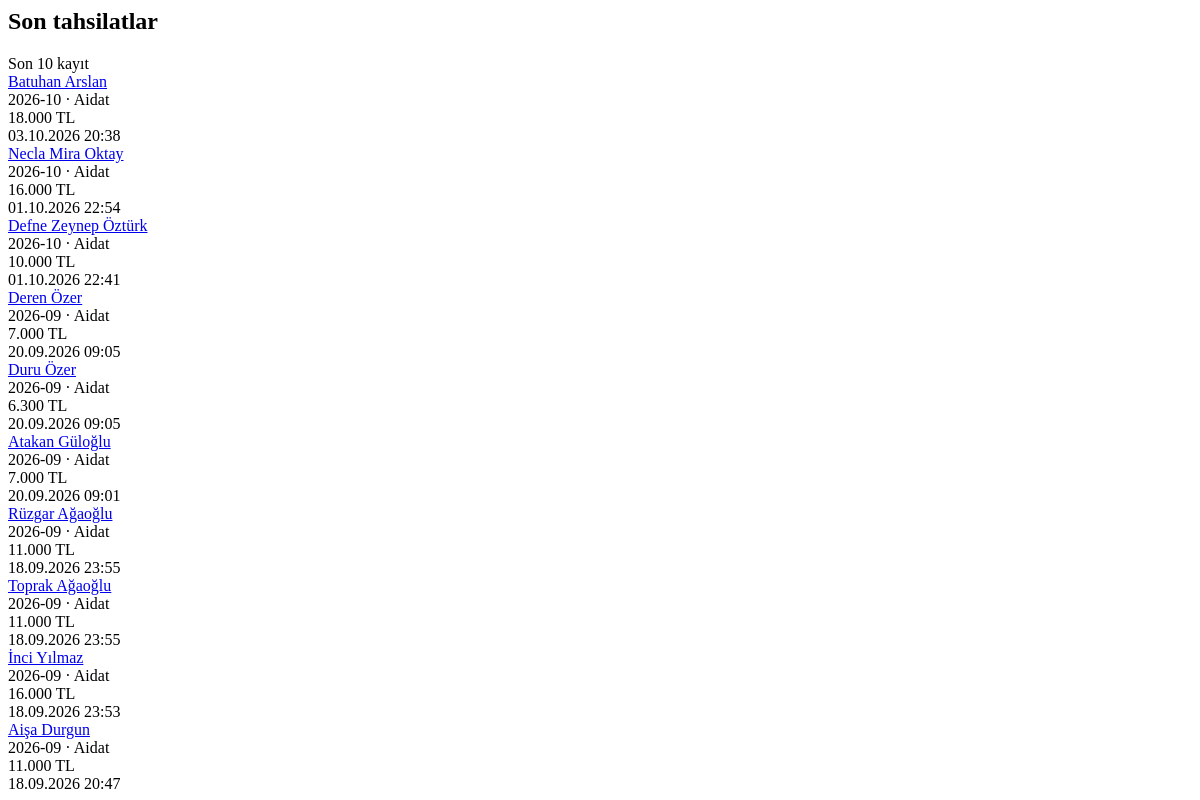
/dashboard/recent-payments/ (signed in), run on an earlier commit of the app's database.
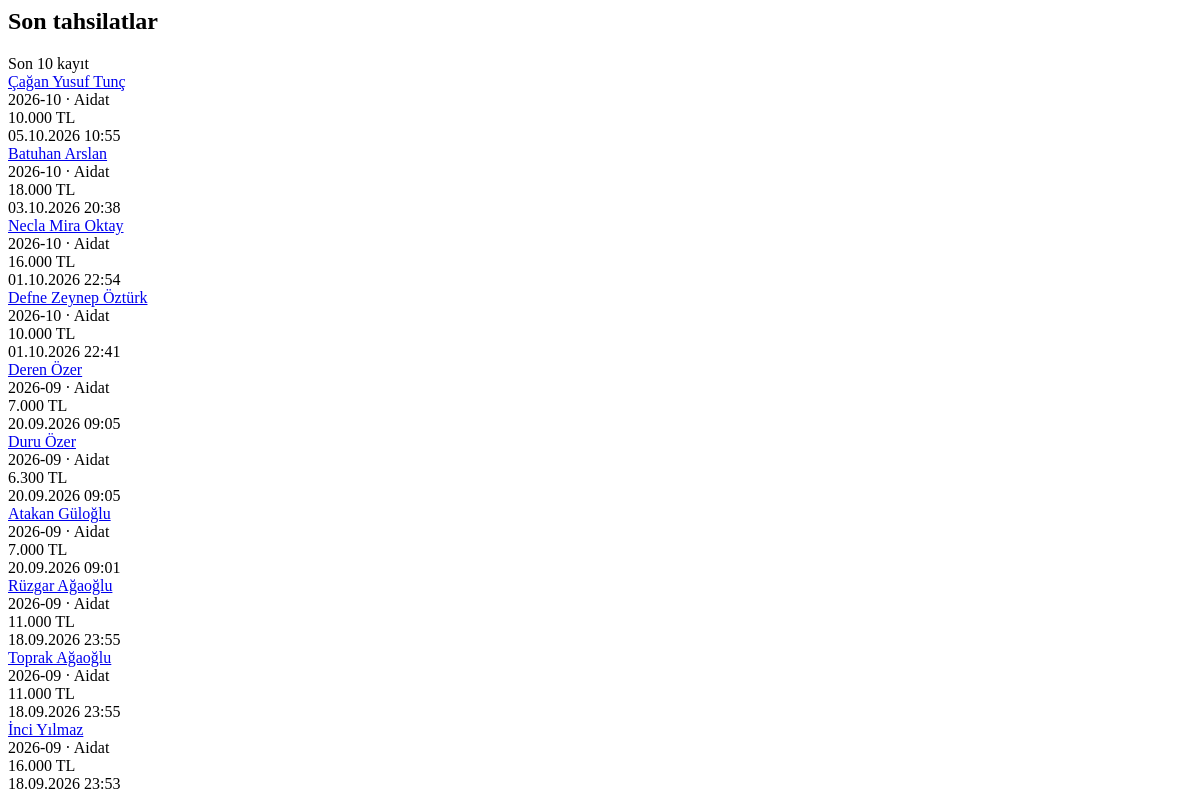
And on a later commit of the database.
### finance/models.py (models this page shows, shortened)
class PaymentRecord(models.Model):
    PAYMENT_TYPE_CHOICES = [
        ('fee', 'Aidat'),
        ('donation', 'Bağış'),
        ('membership', 'Üyelik'),
        ('bank_transfer', 'Banka / Havale Geliri'),
        ('equipment_sale', 'Malzeme Satışı'),
        ('sponsorship', 'Sponsorluk'),
        ('camping_fee', 'Kamp Ücreti'),
        ('other', 'Diğer'),
    ]
    PAYMENT_METHOD_CHOICES = [
        ('bank', 'Banka Transferi / EFT / Havale'),
        ('cash', 'Nakit'),
        ('credit_card', 'Kredi Kartı'),
        ('other', 'Diğer'),
    ]
    STATUS_CHOICES = [
        ('pending', 'Bekliyor'),
        ('paid', 'Ödendi'),
        ('cancelled', 'İptal Edildi'),
    ]
    athlete = models.ForeignKey(
        Athlete,
        on_delete=models.CASCADE,
        related_name='payments',
        verbose_name="Sporcu",
        null=True,  # Sporcuya bağlı olmayan genel kulüp bağışları/gelirleri için null yapılabilir
        blank=True
    )
    payment_type = models.CharField(
        max_length=30,
        choices=PAYMENT_TYPE_CHOICES,
        default='fee',
        verbose_name="Ödeme Türü"
    )
    payment_method = models.CharField(
        max_length=20,
        choices=PAYMENT_METHOD_CHOICES,
        default='bank',
        verbose_name="Ödeme Yöntemi"
    )
    period = models.CharField(
        max_length=7,
        db_index=True,
        help_text="Format: YYYY-MM (Örn: 2026-08)",
        verbose_name="Gelir Dönemi"
    )
    amount = models.IntegerField(
        verbose_name="Tutar (TL)"
    )
    status = models.CharField(
        max_length=20,
        choices=STATUS_CHOICES,
        default='pending',
        verbose_name="Ödeme Durumu"
    )
    due_date = models.DateField(
        verbose_name="Son Ödeme Tarihi"
    )
    paid_at = models.DateTimeField(
        null=True,
        blank=True,
        verbose_name="Ödenme Zamanı"
    )
    collected_by = models.ForeignKey(
        settings.AUTH_USER_MODEL,
        on_delete=models.SET_NULL,
        null=True,
        blank=True,
        related_name='collected_payments',
        verbose_name="Tahsil Eden"
    )
    notes = models.TextField(
        blank=True,
        null=True,
        verbose_name="Not / Dekont No / Açıklama"
    )
    created_at = models.DateTimeField(auto_now_add=True)
    class Meta:
        verbose_name = "Gelir Kaydı"
        verbose_name_plural = "Gelir Kayıtları"
        ordering = ['-period', 'created_at']

### athletes/models.py (models this page shows, shortened)
class Athlete(models.Model):
    GENDER_CHOICES = (
        ('M', 'Erkek'),
        ('F', 'Kadın'),
    )
    parent = models.CharField(max_length=150, verbose_name="Veli")
    parent_phone = models.CharField(max_length=20, blank=True, default='', verbose_name="Veli Telefonu")
    parent_email = models.EmailField(blank=True, default='', verbose_name="Veli E-postası")
    first_name = models.CharField(max_length=50, verbose_name="Ad")
    last_name = models.CharField(max_length=50, verbose_name="Soyad")
    phone_number = models.CharField(max_length=20, blank=True, default='', verbose_name="Sporcu Telefonu")
    tc_identity = models.CharField(max_length=11, unique=True, blank=True, null=True, verbose_name="T.C. Kimlik No")
    birth_date = models.DateField(verbose_name="Doğum Tarihi")
    gender = models.CharField(max_length=1, choices=GENDER_CHOICES, verbose_name="Cinsiyet")
    school = models.CharField(max_length=100, blank=True, null=True, verbose_name="Okul")
    license_number = models.CharField(max_length=50, blank=True, null=True, verbose_name="Lisans No")
    joined_date = models.DateField(verbose_name="Kulübe Katılım Tarihi")
    photo = models.ImageField(upload_to='athlete_photos/', blank=True, null=True, verbose_name="Fotoğraf")
    is_active = models.BooleanField(default=False, verbose_name="Aktif Sporcu mu?")
    created_at = models.DateTimeField(auto_now_add=True)
    team = models.ForeignKey(
        Team,
        on_delete=models.SET_NULL,
        null=True,
        blank=True,
        related_name='athletes',
        verbose_name="Bağlı Olduğu Takım"
    )
    custom_fee = models.IntegerField(
        null=True,
        blank=True,
        verbose_name="Özel Aidat Tutar (TL)",
        help_text="Boş bırakılırsa takımın varsayılan aidatı uygulanır. Burslu için 0 girebilirsiniz."
    )
    private_lesson_fee = models.IntegerField(
        null=True,
        blank=True,
        verbose_name="Özel ders ücreti",
        help_text="Boş bırakılırsa özel ders ücreti uygulanmaz."
    )
    regular_payment_day = models.PositiveBigIntegerField(
        null=True,
        blank=True,
        verbose_name="Düzenli Ödeme Günü"
    )
    last_sms_time = models.DateTimeField(
        null=True,
        blank=True,
        verbose_name="Son SMS Gönderim Zamanı"
    )
    class Meta:
        verbose_name = "Sporcu"
        verbose_name_plural = "Sporcular"
        ordering = ['first_name', 'last_name']
    def get_full_name(self):
        return f"{self.first_name} {self.last_name}"

### athletes/views.py (the view)
# urls.py: path('dashboard/recent-payments/', dashboard_recent_payments_htmx, name='dashboard-recent-payments'),
@login_required
@role_required(allowed_roles=['admin', 'club_admin', 'coach'])
def dashboard_recent_payments_htmx(request):
    recent_payments = PaymentRecord.objects.filter(
        athlete__isnull=False,
        status='paid',
    ).select_related('athlete').order_by('-created_at', '-paid_at')[:10]
    return render(request, 'dashboard/_recent_payments.html', {
        'recent_payments': recent_payments,
    })

### users/models.py (called while the page is built)
    @property
    def is_coach(self):
        return self.role == self.Role.COACH

### templates/dashboard/_recent_payments.html
<section id="dashboard-payment-list"
         hx-get="{% url 'dashboard-recent-payments' %}"
         hx-trigger="refreshDashboardPayments from:body"
         hx-swap="outerHTML"
         class="overflow-hidden rounded-2xl border border-base-300 bg-base-100 shadow-sm">
    <div class="flex items-center justify-between px-4 py-3">
        <h2 class="text-sm font-black text-base-content">Son tahsilatlar</h2>
        <span class="text-[10px] text-base-content/40">Son 10 kayıt</span>
    </div>
    <div id="dashboard-payment-items" class="divide-y divide-base-200">
        {% for payment in recent_payments %}
            {% include "dashboard/_recent_payment_row.html" %}
        {% endfor %}
    </div>
</section>

### templates/dashboard/_recent_payment_row.html
<div class="ui-list-item">
    <div class="ui-list-content">
        <div class="ui-list-title">
            <a
                href="{% url 'athlete-manage-detail' payment.athlete.pk %}"
                class="hover:text-[var(--ui-primary-text)]"
            >
                {{ payment.athlete.get_full_name }}
            </a>
        </div>
        <div class="ui-list-subtitle">
            {{ payment.period }}
            ·
            {{ payment.get_payment_type_display }}
        </div>
    </div>
    <div class="ui-list-end">
        <div class="ui-list-value text-success">
            {{ payment.amount|floatformat:0 }} TL
        </div>
        <div class="ui-list-meta">
            {{ payment.paid_at|date:'d.m.Y H:i' }}
        </div>
    </div>
</div>

What changed in the data, as far as the page shows it:
no longer on this page (row unchanged): PaymentRecord: athlete.get_full_name "Aişa Durgun", period "2026-09", payment_type "Aidat", amount "11.000", paid_at "18.09.2026 20:47"
added PaymentRecord: athlete.get_full_name "Çağan Yusuf Tunç", period "2026-10", payment_type "Aidat", amount "10.000", paid_at "05.10.2026 10:55"
